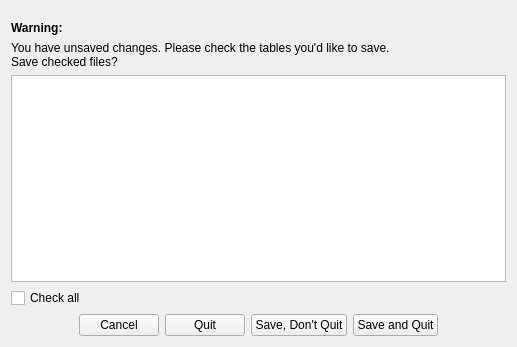
<?xml version="1.0" encoding="UTF-8"?>
<ui version="4.0">
 <class>Form</class>
 <widget class="QWidget" name="Form">
  <property name="geometry">
   <rect>
    <x>0</x>
    <y>0</y>
    <width>517</width>
    <height>347</height>
   </rect>
  </property>
  <property name="windowTitle">
   <string>Form</string>
  </property>
  <layout class="QVBoxLayout" name="verticalLayout">
   <item>
    <spacer name="verticalSpacer">
     <property name="orientation">
      <enum>Qt::Vertical</enum>
     </property>
     <property name="sizeType">
      <enum>QSizePolicy::Fixed</enum>
     </property>
     <property name="sizeHint" stdset="0">
      <size>
       <width>20</width>
       <height>10</height>
      </size>
     </property>
    </spacer>
   </item>
   <item>
    <widget class="QLabel" name="Warning1LBL">
     <property name="text">
      <string>&lt;b&gt;Warning:&lt;b/&gt;</string>
     </property>
    </widget>
   </item>
   <item>
    <widget class="QLabel" name="Warning2LBL">
     <property name="sizePolicy">
      <sizepolicy hsizetype="Preferred" vsizetype="Fixed">
       <horstretch>0</horstretch>
       <verstretch>0</verstretch>
      </sizepolicy>
     </property>
     <property name="text">
      <string>You have unsaved changes. Please check the tables you'd like to save.
Save checked files?</string>
     </property>
    </widget>
   </item>
   <item>
    <widget class="QListWidget" name="DirtyTablesLW"/>
   </item>
   <item>
    <widget class="QCheckBox" name="CheckAllCB">
     <property name="text">
      <string>Check all</string>
     </property>
    </widget>
   </item>
   <item>
    <layout class="QHBoxLayout" name="horizontalLayout">
     <item>
      <spacer name="horizontalSpacer">
       <property name="orientation">
        <enum>Qt::Horizontal</enum>
       </property>
       <property name="sizeHint" stdset="0">
        <size>
         <width>40</width>
         <height>20</height>
        </size>
       </property>
      </spacer>
     </item>
     <item>
      <widget class="QPushButton" name="CancelPB">
       <property name="text">
        <string>Cancel</string>
       </property>
      </widget>
     </item>
     <item>
      <widget class="QPushButton" name="QuitPB">
       <property name="text">
        <string>Quit</string>
       </property>
      </widget>
     </item>
     <item>
      <widget class="QPushButton" name="SaveDontQuitPB">
       <property name="text">
        <string>Save, Don't Quit</string>
       </property>
      </widget>
     </item>
     <item>
      <widget class="QPushButton" name="SaveQuitPB">
       <property name="text">
        <string>Save and Quit</string>
       </property>
      </widget>
     </item>
     <item>
      <spacer name="horizontalSpacer_2">
       <property name="orientation">
        <enum>Qt::Horizontal</enum>
       </property>
       <property name="sizeHint" stdset="0">
        <size>
         <width>40</width>
         <height>20</height>
        </size>
       </property>
      </spacer>
     </item>
    </layout>
   </item>
  </layout>
 </widget>
 <resources/>
 <connections/>
</ui>
